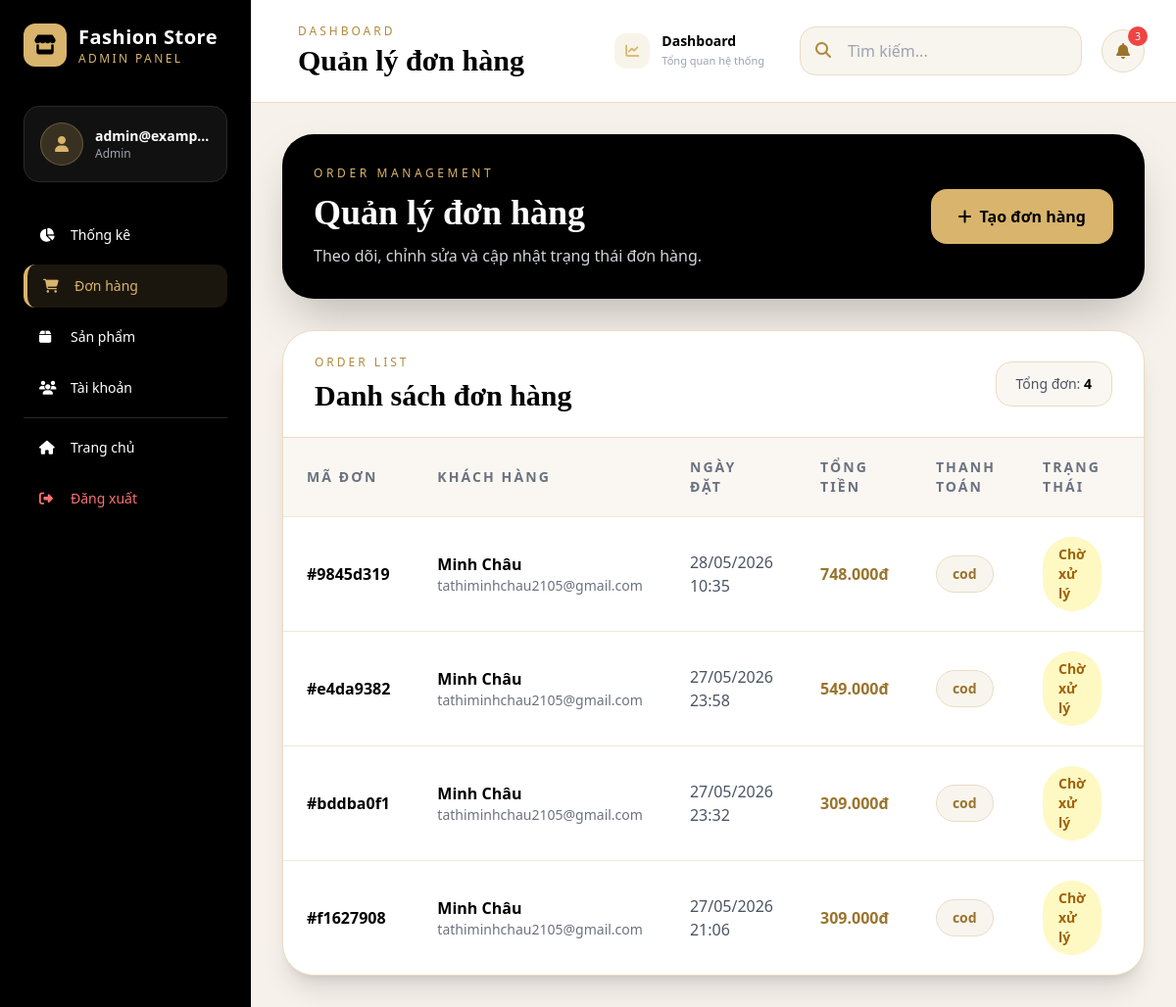
Before: /admin/orders (signed in) with the older database file.
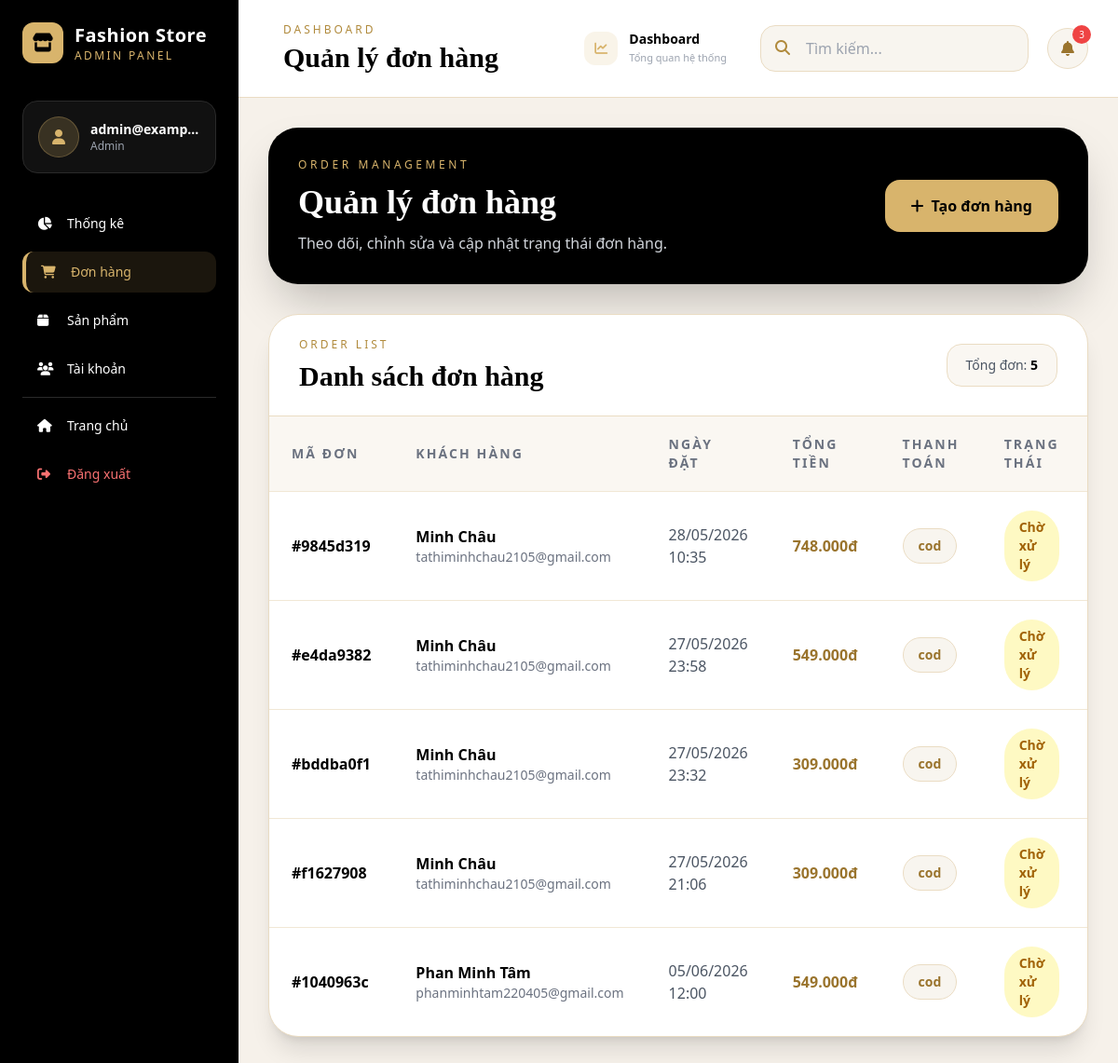
After: the same page with the newer database file.
### database.py (models this page shows)
class Order(db.Model):
    __tablename__ = 'orders'
    id = db.Column(db.String(36), primary_key=True)
    user_email = db.Column(db.String(120), db.ForeignKey('users.email'), nullable=False)
    items = db.Column(db.Text, nullable=False)  # JSON array
    shipping_info = db.Column(db.Text)  # JSON object
    subtotal = db.Column(db.Integer, nullable=False)
    shipping = db.Column(db.Integer, default=0)
    voucher_discount = db.Column(db.Integer, default=0)
    total = db.Column(db.Integer, nullable=False)
    payment_method = db.Column(db.String(50))
    payment_status = db.Column(db.String(20), default='pending')
    status = db.Column(db.String(20), default='pending')
    notes = db.Column(db.Text)
    created_at = db.Column(db.String(50))
    def to_dict(self):
        return {
            'id': self.id,
            'user_email': self.user_email,
            'order_items': json.loads(self.items) if self.items else [],
            'shipping_info': json.loads(self.shipping_info) if self.shipping_info else {},
            'subtotal': self.subtotal,
            'shipping': self.shipping,
            'voucher_discount': self.voucher_discount,
            'total': self.total,
            'payment_method': self.payment_method,
            'payment_status': self.payment_status,
            'status': self.status,
            'notes': self.notes,
            'created_at': self.created_at
        }

### flask_clothing_store.py (the view)
@app.route('/admin/orders')
@staff_required
def admin_orders():
    orders = [o.to_dict() for o in Order.query.all()]
    orders.sort(key=lambda x: x['created_at'], reverse=True)
    return render_template('admin/orders.html', orders=orders)

### flask_clothing_store.py (called while the page is built)
def staff_required(f):
    @wraps(f)
    def decorated_function(*args, **kwargs):
        if 'user' not in session or session['user']['role'] not in ['admin', 'staff']:
            flash('Đây là khu vực dành cho nhân viên', 'error')
            return redirect(url_for('home'))
        return f(*args, **kwargs)
    return decorated_function

def format_price(price):
    return f"{price:,.0f}đ".replace(',', '.')

@app.context_processor
def utility_processor():
    return {
        'now': datetime.datetime.now(),
        'wishlist_count': lambda: len(get_wishlist()),
        'cart_count': lambda: len(get_cart()),
        'format_price': format_price,
        'get_featured_products': get_featured_products,
        'get_best_sellers': get_best_sellers,
        'get_categories': get_categories
    }

### templates/admin/orders.html (shortened to what the changed rows need)
{% extends "admin/base_admin.html" %}
{% block page_title %}Quản lý đơn hàng{% endblock %}
{% block content %}
<div class="max-w-7xl mx-auto">
    <div class="bg-black text-white rounded-[2rem] shadow-2xl p-8 mb-8">
        <div class="flex flex-col md:flex-row md:items-center md:justify-between gap-5">
            <div>
                <h1 class="text-4xl font-serif font-black">
                    Quản lý đơn hàng
                </h1>
            </div>
        </div>
    </div>
    <div class="bg-white rounded-[2rem] shadow-xl border border-[#eadcc3] overflow-hidden">
        <div class="px-8 py-6 border-b border-[#eadcc3] flex justify-between items-center">
            <div>
                <h2 class="text-3xl font-serif font-black text-black">
                    Danh sách đơn hàng
                </h2>
            </div>
            <div class="bg-[#faf7f2] border border-[#eadcc3] rounded-2xl px-5 py-3 text-sm text-gray-600">
                Tổng đơn:
                <span class="font-bold text-black">{{ orders|length }}</span>
            </div>
        </div>
        <div class="overflow-x-auto">
            <table class="w-full">
                <thead class="bg-[#faf7f2]">
                    <tr>
                        <th class="text-left py-5 px-6 text-sm uppercase tracking-[0.15em] text-gray-500">Mã đơn</th>
                        <th class="text-left py-5 px-6 text-sm uppercase tracking-[0.15em] text-gray-500">Khách hàng</th>
                        <th class="text-left py-5 px-6 text-sm uppercase tracking-[0.15em] text-gray-500">Ngày đặt</th>
                        <th class="text-left py-5 px-6 text-sm uppercase tracking-[0.15em] text-gray-500">Tổng tiền</th>
                        <th class="text-left py-5 px-6 text-sm uppercase tracking-[0.15em] text-gray-500">Thanh toán</th>
                        <th class="text-left py-5 px-6 text-sm uppercase tracking-[0.15em] text-gray-500">Trạng thái</th>
                        <th class="text-left py-5 px-6 text-sm uppercase tracking-[0.15em] text-gray-500">Thao tác</th>
                    </tr>
                </thead>
                <tbody>
                    {% for order in orders %}
                    <tr class="border-t border-[#f1e7d5] hover:bg-[#faf7f2] transition">
                        <td class="py-5 px-6 font-bold text-black">
                            #{{ order.id[:8] }}
                        </td>
                        <td class="py-5 px-6">
                            <div class="font-semibold text-black">
                                {{ order.shipping_info.name if order.shipping_info.name else order.user_email }}
                            </div>
                            <div class="text-sm text-gray-500">
                                {{ order.user_email }}
                            </div>
                        </td>
                        <td class="py-5 px-6 text-gray-600">
                            {{ order.created_at }}
                        </td>
                        <td class="py-5 px-6 font-bold text-[#9a742d]">
                            {{ format_price(order.total) }}
                        </td>
                        <td class="py-5 px-6">
                            <span class="inline-flex px-4 py-2 rounded-full bg-[#f8f5ef] text-[#9a742d] border border-[#eadcc3] font-semibold text-sm">
                                {{ order.payment_status }}
                            </span>
                        </td>
                        <td class="py-5 px-6">
                            {% if order.status == 'completed' %}
                            <span class="inline-flex px-4 py-2 rounded-full bg-green-100 text-green-700 font-semibold text-sm">
                                Hoàn thành
                            </span>
                            {% elif order.status == 'shipping' %}
                            <span class="inline-flex px-4 py-2 rounded-full bg-blue-100 text-blue-700 font-semibold text-sm">
                                Đang giao
                            </span>
                            {% elif order.status == 'cancelled' %}
                            <span class="inline-flex px-4 py-2 rounded-full bg-red-100 text-red-700 font-semibold text-sm">
                                Đã hủy
                            </span>
                            {% else %}
                            <span class="inline-flex px-4 py-2 rounded-full bg-yellow-100 text-yellow-700 font-semibold text-sm">
                                Chờ xử lý
                            </span>
                            {% endif %}
                        </td>
                        <td class="py-5 px-6">
                        </td>
                    </tr>
                    {% endfor %}
                </tbody>
            </table>
        </div>
    </div>
</div>
{% endblock %}

Changed rows visible on the page:
added Order: id "1040963c", shipping_info "Phan Minh Tâm", user_email "phanminhtam220405@gmail.com", created_at "05/06/2026 12:00", total "549.000đ", payment_status "cod", status "Chờ xử lý"
Other visible differences:
{{ orders|length }}: "4" → "5"
